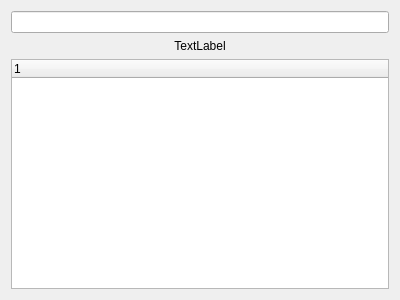
<?xml version="1.0" encoding="UTF-8"?>
<ui version="4.0">
 <class>Form</class>
 <widget class="QWidget" name="Form">
  <property name="geometry">
   <rect>
    <x>0</x>
    <y>0</y>
    <width>400</width>
    <height>300</height>
   </rect>
  </property>
  <property name="windowTitle">
   <string>Form</string>
  </property>
  <layout class="QGridLayout" name="gridLayout">
   <item row="0" column="0">
    <widget class="QLineEdit" name="search_key_lineEdit"/>
   </item>
   <item row="2" column="0">
    <widget class="QTreeWidget" name="history_treeWidget"/>
   </item>
   <item row="1" column="0">
    <widget class="QLabel" name="hint_label">
     <property name="text">
      <string>TextLabel</string>
     </property>
     <property name="alignment">
      <set>Qt::AlignCenter</set>
     </property>
    </widget>
   </item>
  </layout>
 </widget>
 <resources/>
 <connections/>
</ui>
